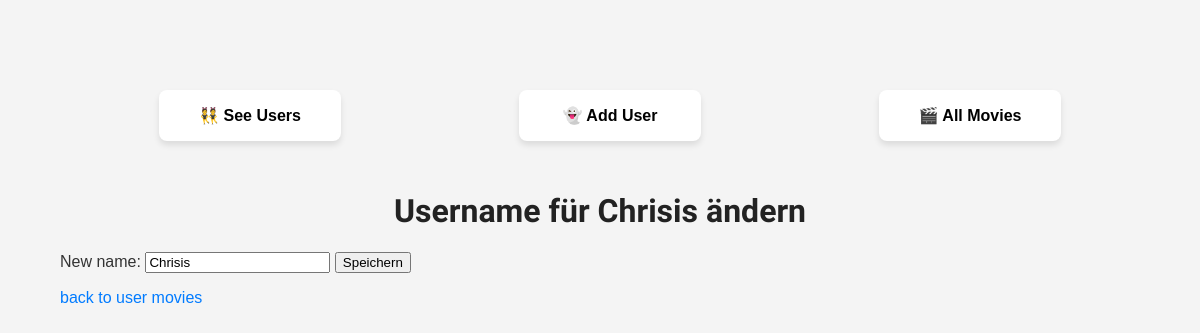
The page /users/2/edit on the database as committed earlier.
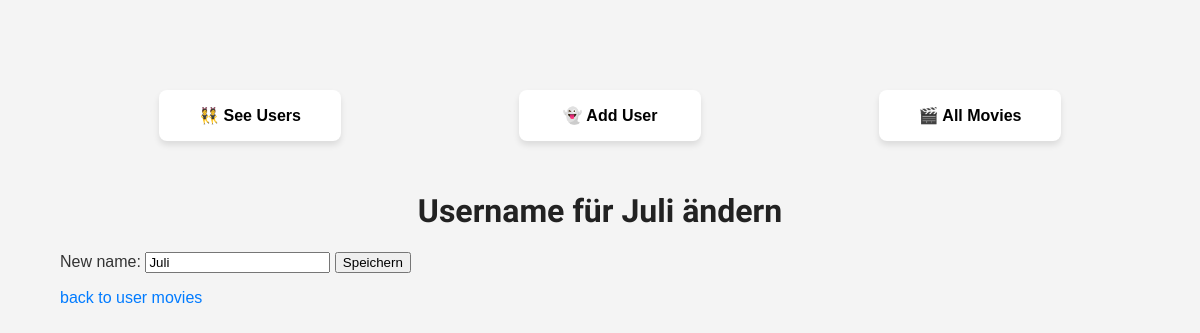
The same page on the database as committed later.
### models.py (models this page shows, shortened)
class User(db.Model):
    __tablename__ = 'users'
    user_id = db.Column(db.Integer, primary_key=True)
    user_name = db.Column(db.String)
    movies = db.relationship('Movie', backref='user', cascade='all, delete', lazy=True)

### app.py (the view, shortened to what this page needs)
@app.route('/users/<int:user_id>/edit', methods=["GET", "POST"])
def update_user(user_id):
    user = data_manager.get_user(user_id)
    return render_template("update_user.html", user=user)

### datamanager.py (called while the page is built)
    def get_user(self, user_id):
        return User.query.get(user_id)

### templates/update_user.html (shortened to what this page needs)
{% extends "base.html" %}
{% block content %}
  <h1>Username für {{ user.user_name }} ändern</h1>
  <form
    method="POST"
    action="{{ url_for('update_user', user_id=user.user_id) }}"
  >
    <label for="name">New name:</label>
    <input
      type="text"
      id="name"
      name="name"
      value="{{ user.user_name }}"
      required
    >
    <button type="submit">Speichern</button>
  </form>
  <p>
    <a href="{{ url_for('list_user_movies', user_id=user.user_id) }}">
      back to user movies
    </a>
  </p>
{% endblock %}

Rows that differ between the two databases and show on the page:
changed User: user_name "Chrisis" → "Juli"; name "Chrisis" → "Juli"
